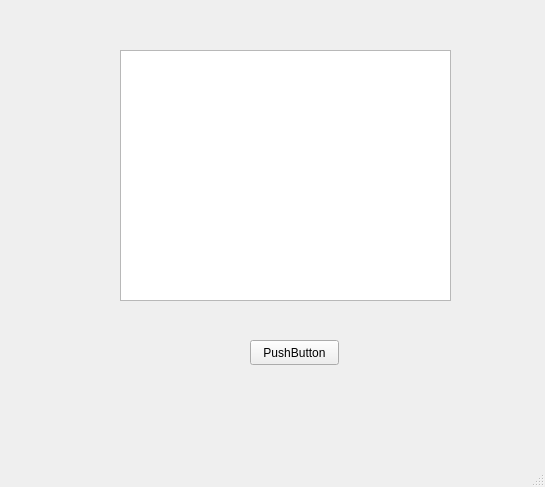
<?xml version="1.0" encoding="UTF-8"?>
<ui version="4.0">
 <class>MainWindow</class>
 <widget class="QMainWindow" name="MainWindow">
  <property name="geometry">
   <rect>
    <x>0</x>
    <y>0</y>
    <width>545</width>
    <height>487</height>
   </rect>
  </property>
  <property name="windowTitle">
   <string>MainWindow</string>
  </property>
  <widget class="QWidget" name="centralwidget">
   <widget class="QTreeView" name="treeView">
    <property name="geometry">
     <rect>
      <x>120</x>
      <y>50</y>
      <width>331</width>
      <height>251</height>
     </rect>
    </property>
    <property name="editTriggers">
     <set>QAbstractItemView::DoubleClicked|QAbstractItemView::EditKeyPressed</set>
    </property>
   </widget>
   <widget class="QPushButton" name="pushButton_obj">
    <property name="geometry">
     <rect>
      <x>250</x>
      <y>340</y>
      <width>89</width>
      <height>25</height>
     </rect>
    </property>
    <property name="text">
     <string>PushButton</string>
    </property>
   </widget>
  </widget>
  <widget class="QMenuBar" name="menubar">
   <property name="geometry">
    <rect>
     <x>0</x>
     <y>0</y>
     <width>545</width>
     <height>22</height>
    </rect>
   </property>
  </widget>
  <widget class="QStatusBar" name="statusbar"/>
  <action name="actiontest2">
   <property name="text">
    <string>test2</string>
   </property>
  </action>
 </widget>
 <resources/>
 <connections/>
</ui>
